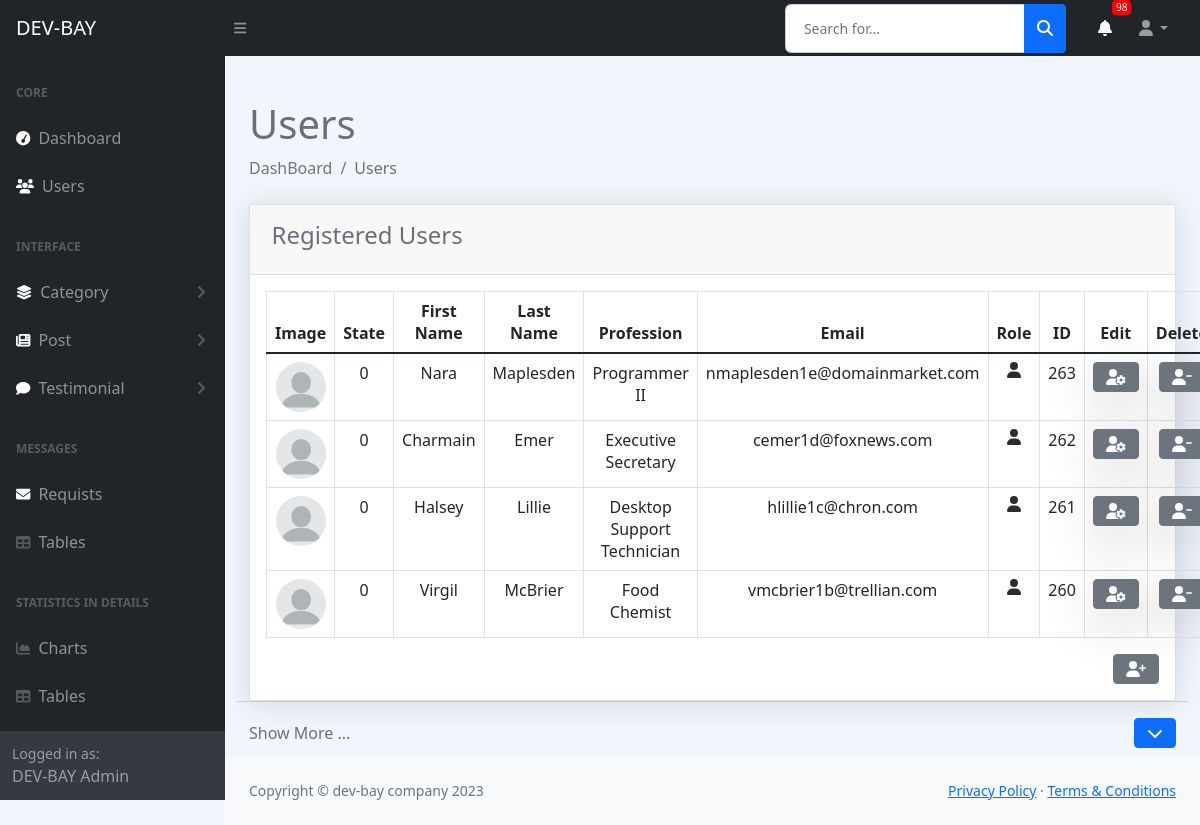
The page /admin/registered_users.php (signed in) on the database its author committed.
### tables this page shows
CREATE TABLE `users` (
  `id` int(10) NOT NULL,
  `firstname` varchar(200) NOT NULL,
  `lastname` varchar(200) NOT NULL,
  `profession` varchar(200) NOT NULL,
  `description` text NOT NULL,
  `email` varchar(200) NOT NULL,
  `password` varchar(200) NOT NULL,
  `image` varchar(100) NOT NULL,
  `status` int(5) NOT NULL DEFAULT 0,
  `role_as` int(1) NOT NULL DEFAULT 0,
  `created_at` date NOT NULL DEFAULT current_timestamp(),
  `updated_at` date DEFAULT current_timestamp()
);

### admin/registered_users.php (the view, shortened to what this page needs)
<?php
include('./includes/header.php');
$num_rows = 4;
?>
<div class="container-fluid px-4">
    <h1 class="mt-4">Users</h1>
    <ol class="breadcrumb mb-4">
        <li class="breadcrumb-item active">DashBoard</li>
        <li class="breadcrumb-item">Users</li>
    </ol>
    <div class="row">
        <div class="col-md-12">
            <div class="card">
                <div class="card-header">
                    <h4>Registered Users</h4>
                </div>
                <div class="card-body">
                    <table class="table table-bordered text-center">
                        <thead>
                            <th>Image</th>
                            <th>State</th>
                            <th>First Name</th>
                            <th>Last Name</th>
                            <th>Profession</th>
                            <th>Email</th>
                            <th>Role</th>
                            <th>ID</th>
                            <th>Edit</th>
                            <th>Delete</th>
                        </thead>
                        <tbody>
                            <?php
                            $Query = "select * from users order by id desc limit $num_rows";
                            $Result = mysqli_query($connection, $Query);
                            ?>
                            <?php if (mysqli_num_rows($Result) > 0) : ?>
                                <?php foreach ($Result as $user) : ?>
                                    <tr class="data_class">
                                        <td>
                                            <img src="../img/users/<?= $user['image'] !== '' ? $user['image'] : 'profile.png' ?>" width="50px" height="50px" style="border-radius: 50%;">
                                        </td>
                                        <td><?= $user['status']; ?></td>
                                        <td><?= $user['firstname']; ?></td>
                                        <td><?= $user['lastname']; ?></td>
                                        <td><?= $user['profession']; ?></td>
                                        <td><?= $user['email'] ?></td>
                                        <td><?php
                                            if ($user['role_as'] == '1') {
                                                echo "<i class='fas fa-user-tie' style='color:#350ff0'></i>";
                                            } else {
                                                echo "<i class='fa fa-user' style='color:#2d2a2a'></i>";
                                            }
                                            ?></td>
                                        <td><?= $user['id'] ?></td>
                                        <td>
                                            <a href="./edit_user.php?id=<?= $user['id'] ?>">
                                                <button class="btn btn-secondary shadow-lg">
                                                    <i class='fas fa-user-cog' style='color: white;'></i>
                                                </button>
                                            </a>
                                        </td>
                                        <td>
                                            <form action="delete_user.php" method="POST">
                                                <button type="submit" name="delete_btn" value="<?= $user['id'] ?>" class="btn btn-secondary shadow-lg">
                                                    <i class='fa fa-user-minus' style='color: white;'></i>
                                                </button>
                                            </form>
                                        </td>
                                    </tr>
                                <?php endforeach; ?>
                            <?php endif; ?>
                        </tbody>
                    </table>
                    <a href='./add_user_page.php'><button class="btn btn-secondary float-end">
                            <i class='fa fa-user-plus' style='color: white'></i>
                        </button></a>
                </div>
            </div>
        </div>
        <hr>
        <div class="d-flex flex-row justify-content-between align-items-center mb-2">
            <div class="shortHint">
                Show More ...
            </div>
            <div>
                <button type="button" class="btn btn-primary display_more"><i class="fa fa-chevron-down"></i></button>
            </div>
        </div>
    </div>
</div>
<?php
include('./includes/footer.php');
include('./includes/scripts.php');
?>

### admin/includes/header.php (shortened to what this page needs)
<!DOCTYPE html>
<html lang="en">
<head>
    <link href="https://cdn.jsdelivr.net/npm/simple-datatables@latest/dist/style.css" rel="stylesheet" />
    <link href="css/styles.css" rel="stylesheet" />
    <link href="css/extra_style.css" rel="stylesheet" />
</head>
<body class="sb-nav-fixed">
    <?php include('./includes/navBar-top.php'); ?>
    <div id="layoutSidenav">
        <?php include('./includes/sideBar.php'); ?>
        <div id="layoutSidenav_content">
            <main>

### admin/includes/navBar-top.php (shortened to what this page needs)
<nav class="sb-topnav navbar navbar-expand navbar-dark bg-dark">
    <a class="navbar-brand ps-3" href="index.html">DEV-BAY</a>
    <button class="btn btn-link btn-sm order-1 order-lg-0 me-4 me-lg-0" id="sidebarToggle" href="#!"><i class="fas fa-bars"></i></button>
    <form class="d-none d-md-inline-block form-inline ms-auto me-0 me-md-3 my-2 my-md-0">
        <div class="input-group">
            <input class="form-control" type="text" placeholder="Search for..." aria-label="Search for..." aria-describedby="btnNavbarSearch" />
            <button class="btn btn-primary" id="btnNavbarSearch" type="button"><i class="fas fa-search"></i></button>
        </div>
    </form>
    <?php
    $Query = "select count(*) as newReq from email where state = '0'";
    $Result = mysqli_query($connection, $Query);
    if (mysqli_num_rows($Result) > 0) {
        $arr = mysqli_fetch_array($Result);
        $newReq = $arr['newReq'];
    }
    ?>
    <a class="nav-link" href="#">
        <i class="fas fa-bell text-light"></i>
        <small class="position-absolute top-0 right-0 text-light h-auto rounded px-1" style="height: auto;
        background-color: red;
         font-size:10px;
         "><?= $newReq ?></small>
    </a>
    <ul class="navbar-nav ms-auto ms-md-0 me-3 me-lg-4">
        <li class="nav-item dropdown">
            <a class="nav-link dropdown-toggle" id="navbarDropdown" href="#" role="button" data-bs-toggle="dropdown" aria-expanded="false">
                <i class="fas fa-user fa-fw"></i></a>
        </li>
    </ul>
</nav>

### admin/includes/sideBar.php (shortened to what this page needs)
<div id="layoutSidenav_nav">
    <nav class="sb-sidenav accordion sb-sidenav-dark" id="sidenavAccordion">
        <div class="sb-sidenav-menu">
            <div class="nav">
                <div class="sb-sidenav-menu-heading">Core</div>
                <a class="nav-link" href="index.php">
                    <div class="sb-nav-link-icon"><i class='fa fa-tachometer' style='color: white'></i></div>
                    Dashboard
                </a>
                <a class="nav-link" href="registered_users.php">
                    <div class="sb-nav-link-icon"><i class='fa fa-users' style='color: white;'></i></div>
                    Users
                </a>
                <div class="sb-sidenav-menu-heading">Interface</div>
                <a class="nav-link collapsed" href="#" data-bs-toggle="collapse" data-bs-target="#collapseLayouts" aria-expanded="false" aria-controls="collapseLayouts">
                    <div class="sb-nav-link-icon"><i class='fas fa-layer-group' style='color: white'></i></div>
                    Category
                    <div class="sb-sidenav-collapse-arrow"><i class="fas fa-angle-down"></i></div>
                </a>
                <a class="nav-link collapsed" href="#" data-bs-toggle="collapse" data-bs-target="#collapsePages" aria-expanded="false" aria-controls="collapsePages">
                    <div class="sb-nav-link-icon"><i class='fa fa-newspaper' style='color: white'></i></div>
                    Post
                    <div class="sb-sidenav-collapse-arrow"><i class="fas fa-angle-down"></i></div>
                </a>
                <a class="nav-link collapsed" href="#" data-bs-toggle="collapse" data-bs-target="#collapsetestimonials" aria-expanded="false" aria-controls="collapsetestimonials">
                    <div class="sb-nav-link-icon"><i class='fas fa-comment' style='color: white'></i></div>
                    Testimonial
                    <div class="sb-sidenav-collapse-arrow"><i class="fas fa-angle-down"></i></div>
                </a>
                <div class="sb-sidenav-menu-heading">Messages</div>
                <a class="nav-link" href="./view_email.php">
                    <div class="sb-nav-link-icon"><i class="fas fa-envelope" style='color: white;'></i></div>
                    Requists
                </a>
                <a class="nav-link" href="tables.html">
                    <div class="sb-nav-link-icon"><i class="fas fa-table"></i></div>
                    Tables
                </a>
                <div class="sb-sidenav-menu-heading">Statistics In Details</div>
                <a class="nav-link" href="charts.html">
                    <div class="sb-nav-link-icon"><i class="fas fa-chart-area"></i></div>
                    Charts
                </a>
                <a class="nav-link" href="tables.html">
                    <div class="sb-nav-link-icon"><i class="fas fa-table"></i></div>
                    Tables
                </a>
            </div>
        </div>
        <div class="sb-sidenav-footer">
            <div class="small">Logged in as:</div>
            DEV-BAY Admin
        </div>
    </nav>
</div>

### admin/includes/footer.php
        </main>
        <footer class="py-4 bg-light mt-auto">
            <div class="container-fluid px-4">
                <div class="d-flex align-items-center justify-content-between small">
                    <div class="text-muted">Copyright &copy; dev-bay company 2023</div>
                    <div>
                        <a href="#">Privacy Policy</a>
                        &middot;
                        <a href="#">Terms &amp; Conditions</a>
                    </div>
                </div>
            </div>
        </footer>
    </div>
</div>

### admin/includes/scripts.php (shortened to what this page needs)
    </body>
</html>

### admin/includes/header.php (style rules this page uses)
body { margin-top: 20px; background-color: #f2f6fc; color: #69707a; }
input { color: #000 !important; }
.card { box-shadow: 0 0.15rem 1.75rem 0 rgb(33 40 50 / 15%); }
.card .card-header { font-weight: 500; }
.card-header:first-child { border-radius: 0.35rem 0.35rem 0 0; }
.card-header { padding: 1rem 1.35rem; margin-bottom: 0; background-color: rgba(33, 40, 50, 0.03); border-bottom: 1px solid rgba(33, 40, 50, 0.125); }
.form-control, .dataTable-input { display: block; width: 100%; padding: 0.875rem 1.125rem; font-size: 0.875rem; font-weight: 400; line-height: 1; color: #69707a; background-color: #fff; background-clip: padding-box; border: 1px solid #c5ccd6; -webkit-appearance: none; -moz-appearance: none; appearance: none; border-radius: 0.35rem; transition: border-color 0.15s ease-in-out, box-shadow 0.15s ease-in-out; }

### rows shown on the page
users: status "0", firstname "Nara", lastname "Maplesden", profession "Programmer II", email "nmaplesden1e@domainmarket.com", role_as 0 (drawn), id "263"
users: status "0", firstname "Charmain", lastname "Emer", profession "Executive Secretary", email "cemer1d@foxnews.com", role_as 0 (drawn), id "262"
users: status "0", firstname "Halsey", lastname "Lillie", profession "Desktop Support Technician", email "hlillie1c@chron.com", role_as 0 (drawn), id "261"
users: status "0", firstname "Virgil", lastname "McBrier", profession "Food Chemist", email "vmcbrier1b@trellian.com", role_as 0 (drawn), id "260"

### other values the page prints
$newReq "98"
